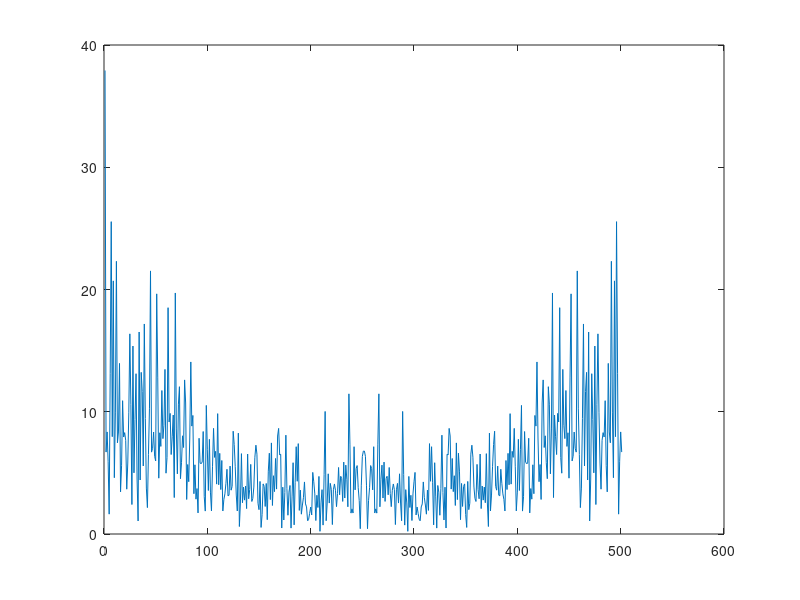

MATLAB code for this plot:
% E2=abs(E2).^2;
load('E2.mat'); 
fs=128;
E2=E2(5000:5500);

freqresp=fft(E2);

ECG_diff = diff(E2);
ECG_squared = ECG_diff .^ 2;

timE2 = (0:length(E2)-1) / fs;

time2 = (0:length(E2)-2) / fs;




window_size = round(0.12 * fs); 
ECG_ma = movmean(ECG_squared, window_size);

threshold = 0.6 * max(ECG_ma); % 60% of the maximum value
[peaks, locs] = findpeaks(ECG_ma, 'MinPeakHeight', threshold, 'MinPeakDistance', round(0.2 * fs));

RR_intervals = diff(locs) / fs; 
HR = 60 ./ RR_intervals;
HR_time = timE2(locs(2:end));

figure;
plot(abs(freqresp));

% figure;
% subplot(2,1,1);
% plot(timE2,E2);
% hold on;
% plot(time2,ECG_ma);
% hold off;
% xlabel("time");
% ylabel("ECG signal");
% 
% subplot(2,1,2);
% plot(HR);
% xlabel("time");
% ylabel("heart rate");

